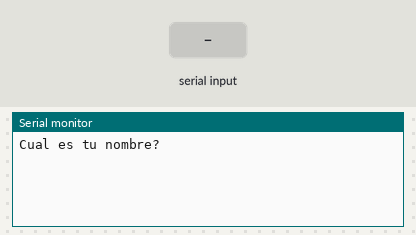
This sketch was run on a simulated Arduino Uno, built with avr-gcc and run on an emulated ATmega328P. Shown: the last lines printed to the serial monitor. The test bench sets the inputs (shaded band).

Above: at 1.2 s.
1.3 s: "1" received over Serial
At 3.5 s:
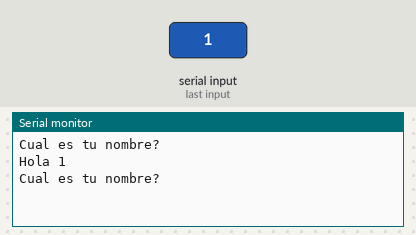
3.8 s: "0" received over Serial
At 5.2 s:
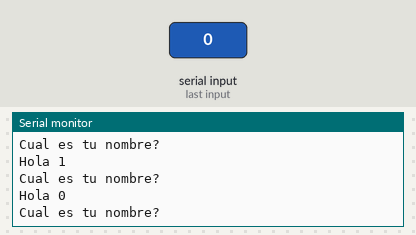
5.3 s: "2" received over Serial
At 7.8 s:
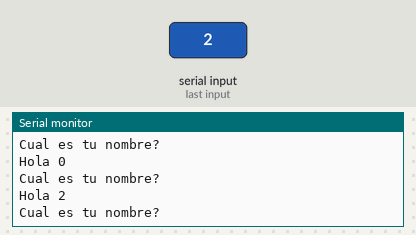

The sketch:

arduino.51.saludaconfunciones.ino
```cpp
int condicion = 0;
String nombre = "alguien";
void setup() {
  Serial.begin(9600);
  Serial.println("Cual es tu nombre?");
}
void loop() {

  while (condicion == 0) {   //condicion inicial entra es 0
    if (Serial.available() > 0) {   //si hay dato en serial entra
      nombre = Serial.readString(); //lee el string del serial
      condicion = 1;
    }
  }

  saludo();      //invoca funcion de saludo
  Serial.println(nombre);  //muestra variable nombre
  Serial.println("Cual es tu nombre?"); //repite pide nombre
  condicion = 0; //cambia condicion para recibir nombre con while

}

void saludo() { //define funcion de saludo
  Serial.print("Hola ");
}
```

Measured:
- after the input at 1.3 s, the serial monitor: prints a new line after 1.0 s (image 1)
- after the input at 3.8 s, the serial monitor: prints a new line after 1.0 s (image 2)
- after the input at 5.3 s, the serial monitor: prints a new line after 1.0 s (image 3)
